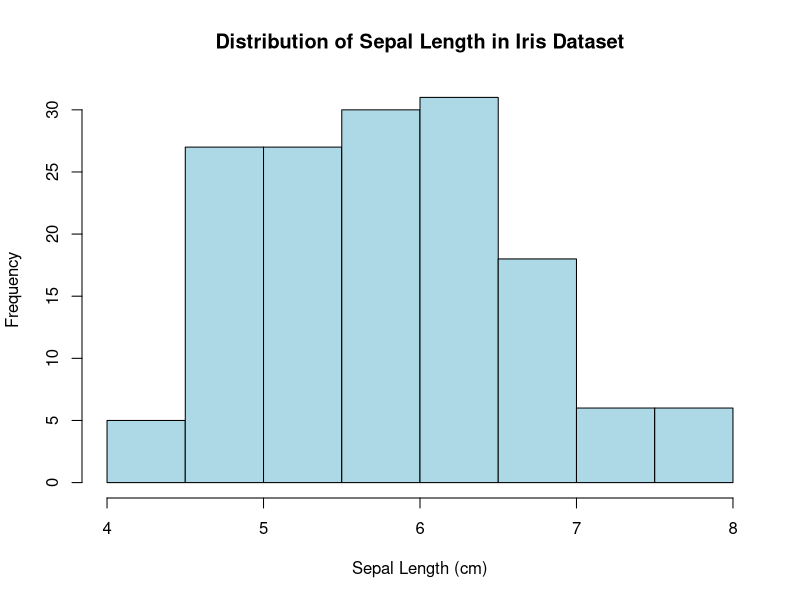
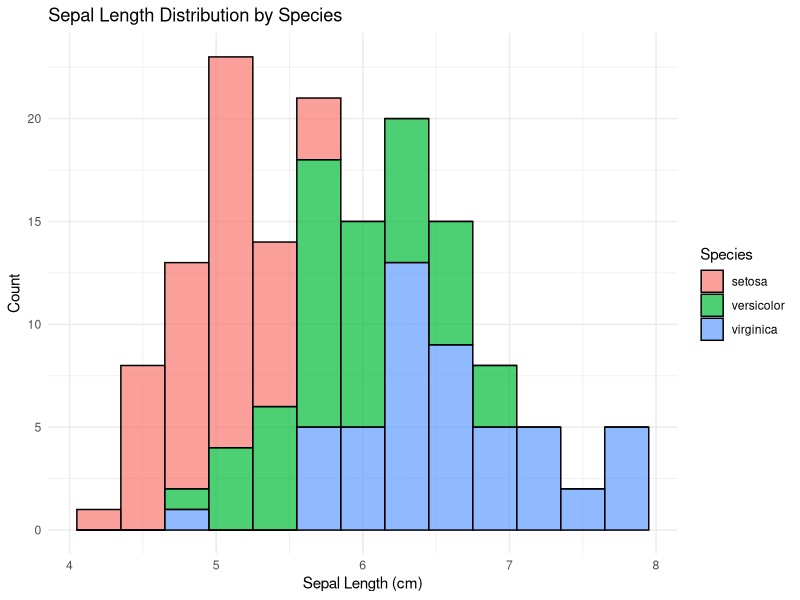
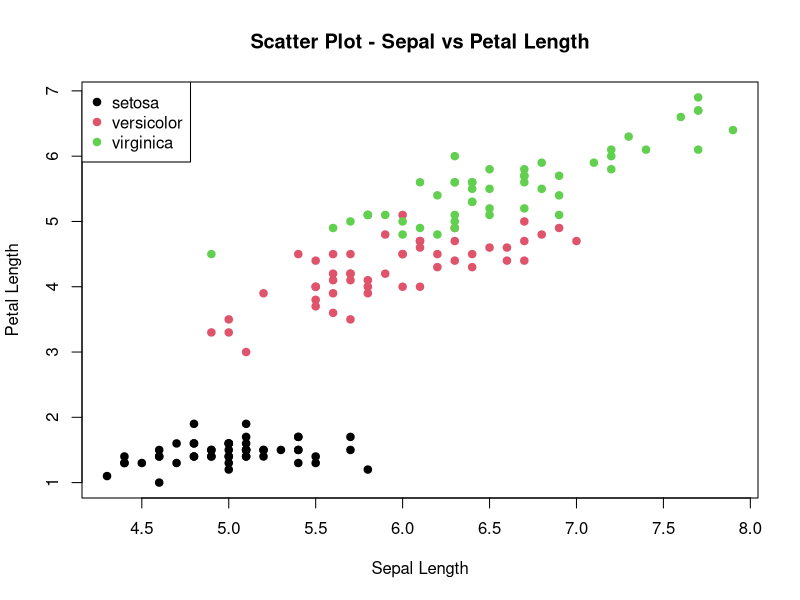
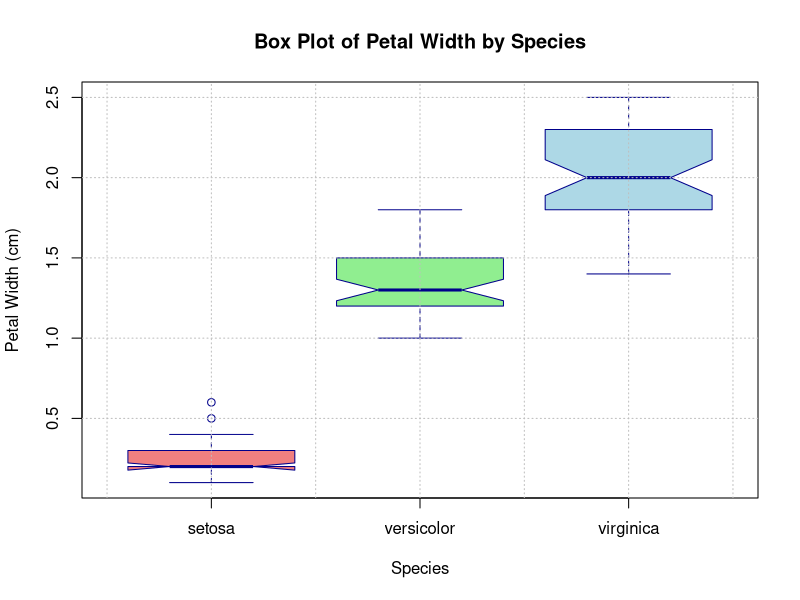
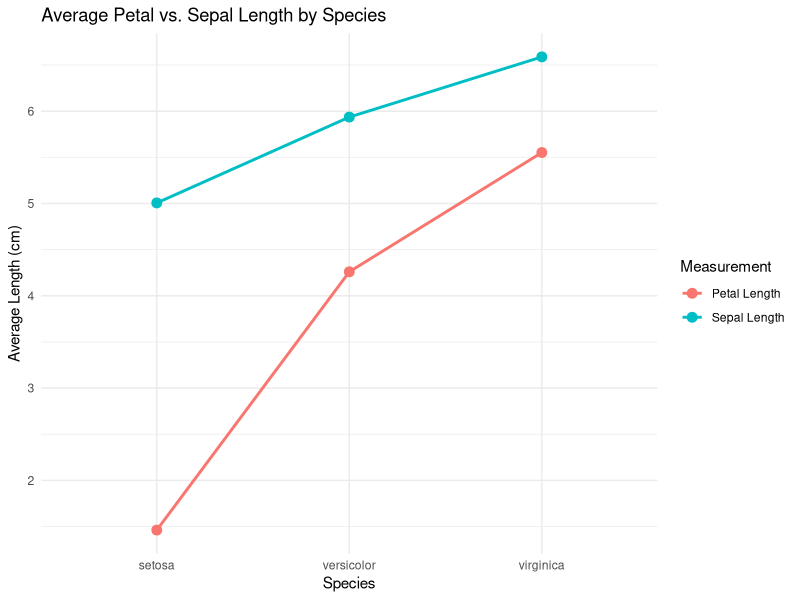
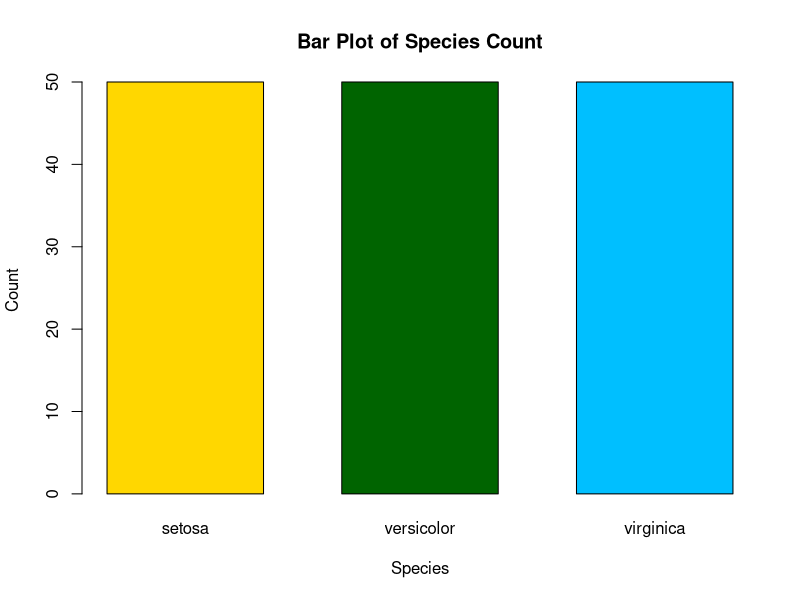
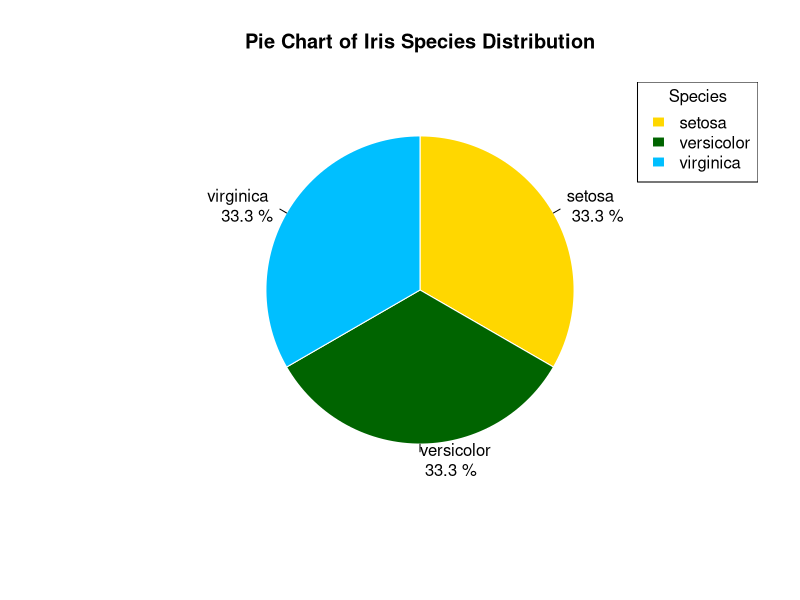
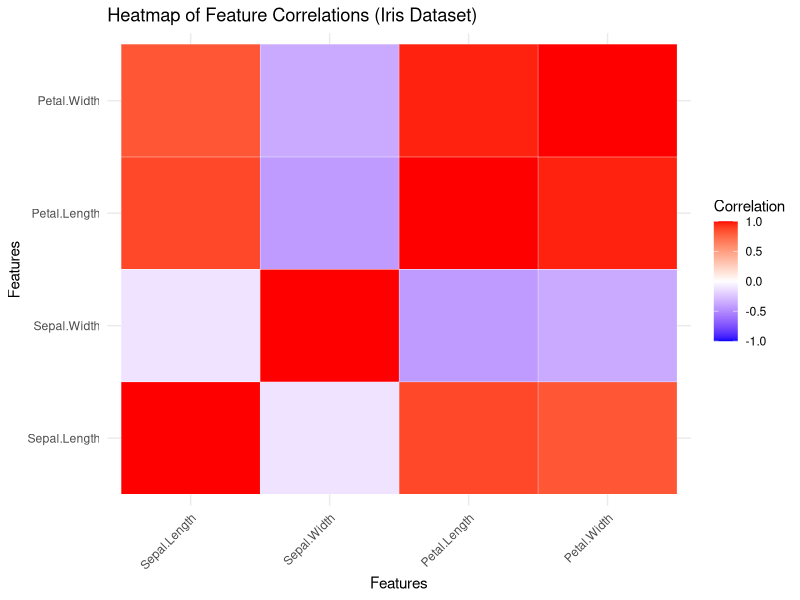

The R source for these figures, in order:
# ====================================================================
# lab10_obsidian.R
# Collaborative R Visualization Project
# Dataset: iris 
# Team Members:
# Rudresh 2330
# Sangana Ibrampurkar 2310
# Sanika Hoble 2309
# Unnat Umerye 2303
# Shripad Chodankar 2317
# Rakshita Kubal 2319 
# Adhit Amonkar 2304
# ====================================================================
# Load dataset
data(iris)

# View structure
str(iris)

# 1. Histogram - Distribution of Sepal Length
# View structure
str(iris)

# Histogram for Sepal.Length
hist(iris$Sepal.Length,
     main = "Distribution of Sepal Length in Iris Dataset",
     xlab = "Sepal Length (cm)",
     ylab = "Frequency",
     col = "lightblue",
     border = "black")

library(ggplot2)
ggplot(iris, aes(x = Sepal.Length, fill = Species)) +
  geom_histogram(binwidth = 0.3, color = "black", alpha = 0.7) +
  labs(title = "Sepal Length Distribution by Species",
       x = "Sepal Length (cm)",
       y = "Count") +
  theme_minimal()


# 2. Scatter Plot - Sepal vs Petal Length
plot(iris$Sepal.Length, iris$Petal.Length,
     main = "Scatter Plot - Sepal vs Petal Length",
     xlab = "Sepal Length",
     ylab = "Petal Length",
     col = iris$Species,
     pch = 19)
legend("topleft", legend = unique(iris$Species), col = 1:3, pch = 19)


# 3. Box Plot - Petal Width by Species
# Description:
# This box plot visualizes the distribution of Petal Width for each species in the iris dataset.
# It helps identify the spread, median, and any potential outliers.

# Display first few rows to understand structure
head(iris)

# Box Plot to compare Petal Width across Species
boxplot(Petal.Width ~ Species,
        data = iris,
        main = "Box Plot of Petal Width by Species",
        xlab = "Species",
        ylab = "Petal Width (cm)",
        col = c("lightcoral", "lightgreen", "lightblue"),
        border = "darkblue",
        notch = TRUE)  #Adds notches to show median confidence interval
# Add grid lines for better readability
grid(nx = NULL, ny = NULL, col = "grey", lty = "dotted")

# Explanation :
# 1. Each box represents the interquartile range (IOR) of Petal Width for a species.
# 2. The horizontal line inside each box is the median Petal Width.
# 3. The whiskers show variability outside the upper and lower quartiles.
# 4. Points outside the whiskers (if any) represent outliers.
# 5. From the plot, we observe:
#    - Iris-setosa has the smallest and least variable petal width.
#    - Iris-versicolor shows moderate spread.
#    - Iris-virginica has the largest petal width range. 


# 4. Line Plot - Comparing Average petal and sepal length of all 3 species
ggplot(iris, aes(x = Species, group = 1)) + 
  

  stat_summary(aes(y = Petal.Length, color = "Petal Length"),
               fun = mean, geom = "line", lwd = 1) +
  stat_summary(aes(y = Petal.Length, color = "Petal Length"),
               fun = mean, geom = "point", size = 3) +
  

  stat_summary(aes(y = Sepal.Length, color = "Sepal Length"),
               fun = mean, geom = "line", lwd = 1) +
  stat_summary(aes(y = Sepal.Length, color = "Sepal Length"),
               fun = mean, geom = "point", size = 3) +
  

  labs(title = "Average Petal vs. Sepal Length by Species",
       y = "Average Length (cm)",
       color = "Measurement") + 
  theme_minimal()



# 5. Bar Plot - Count of Each Species
species_count <- table(iris$Species)

barplot(species_count,
        main = "Bar Plot of Species Count",
        xlab = "Species",
        ylab = "Count",
        col = c("gold", "darkgreen", "deepskyblue"),
        border = "black",
        space = 0.5)

# 6. Pie Chart - Proportion of Each Species
species_count <- table(iris$Species)

# Create pie chart
pie(species_count,
    labels = paste(names(species_count), "\n", round(100 * species_count / sum(species_count), 1), "%"),
    main = "Pie Chart of Iris Species Distribution",
    col = c("gold", "darkgreen", "deepskyblue"),
    border = "white",
    clockwise = TRUE)

# Add legend
legend("topright",
       legend = names(species_count),
       fill = c("gold", "darkgreen", "deepskyblue"),
       border = "white",
       title = "Species")


# 7. Heat Map 
library(reshape2)

# Compute correlation matrix
cor_matrix <- cor(iris[, 1:4])

# Melt correlation matrix for ggplot2
melted_cor <- melt(cor_matrix)

# Create heatmap
ggplot(melted_cor, aes(x = Var1, y = Var2, fill = value)) +
  geom_tile(color = "white") +
  scale_fill_gradient2(low = "blue", high = "red", mid = "white",
                       midpoint = 0, limit = c(-1, 1),
                       name = "Correlation") +
  theme_minimal() +
  labs(title = "Heatmap of Feature Correlations (Iris Dataset)",
       x = "Features", y = "Features") +
  theme(axis.text.x = element_text(angle = 45, vjust = 1, hjust = 1))
